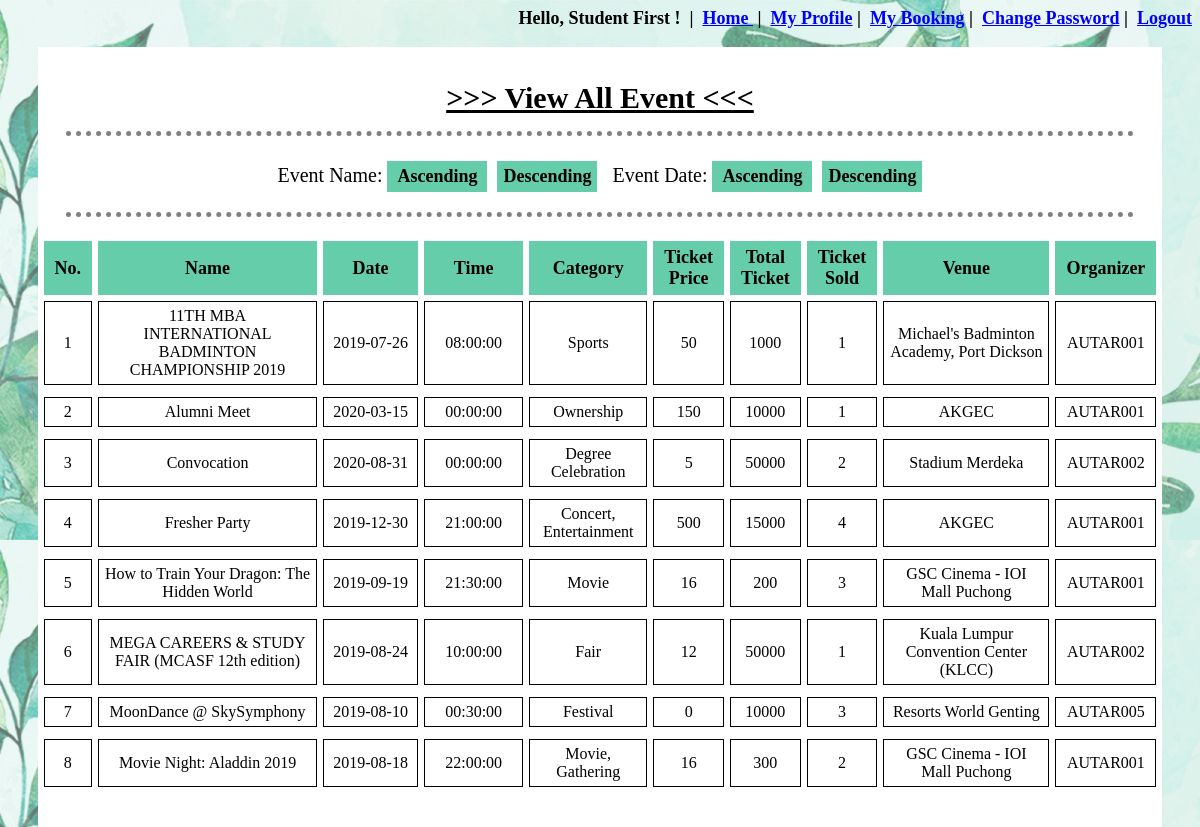
Screenshot of /event_manage_view.php (signed in) with the database file from the repository.
### tables this page shows
CREATE TABLE `event_details` (
  `EventID` int(10) NOT NULL,
  `EventName` varchar(100) NOT NULL,
  `EventDate` date NOT NULL,
  `EventTime` time NOT NULL,
  `EventCategory` varchar(100) NOT NULL,
  `EventDescription` text NOT NULL,
  `EventTicketPrice` double NOT NULL,
  `EventTicketTotal` int(11) NOT NULL,
  `EventTicketSold` int(11) NOT NULL,
  `VenueID` int(10) NOT NULL,
  `UserID` varchar(10) NOT NULL
);

CREATE TABLE `venue_details` (
  `VenueID` int(11) NOT NULL,
  `VenueName` varchar(80) NOT NULL,
  `VenueInfo` varchar(100) NOT NULL
);

### event_manage_view.php (the view, shortened to what this page needs)
<?php
	include "database/connect.php";
	include 'session.php';
?>
<!DOCTYPE html>
<html>
<head>
</head>
<body background="image\bg.png">
	<div id="view" align="center">
		<br>
		<p><span style="text-decoration: underline;font-weight: 900;font-size: 30px"> >>> View All Event <<< </span></p>
		<hr>
		<form action="event_manage_view.php" method="POST" style="font-size: 20px;">
			Event Name:
			<input type="submit" name="name_asc" value="Ascending">&nbsp;
			<input type="submit" name="name_desc" value="Descending">
			&nbsp;&nbsp;Event Date:
			<input type="submit" name="date_asc" value="Ascending">&nbsp;
			<input type="submit" name="date_desc" value="Descending">
		</form>
		<hr>
		<table align="center" cellpadding="20px" cellspacing="6px">
			<tr>
				<th width="4%">No.</th>
				<th width="25%">Name</th>
				<th width="11%">Date</th>
				<th width="11%">Time</th>
				<th width="12%">Category</th>
				<th width="4%">Ticket Price</th>
				<th width="4%">Total Ticket</th>
				<th width="4%">Ticket Sold</th>
				<th width="20%">Venue</th>
				<th width="5%">Organizer</th>
			</tr>
			<?php
				if (isset($_POST['name_asc'])) {
					$count=0;
					$conn = mysqli_connect($servername, $username, $password, $dbname);
					$read_event = "SELECT * FROM event_details INNER JOIN venue_details ON event_details.VenueID = venue_details.VenueID ORDER BY EventName ASC";
					$result_read_event = mysqli_query($conn, $read_event);
					if(mysqli_num_rows($result_read_event)>0){
						while($row = mysqli_fetch_array($result_read_event, MYSQLI_ASSOC)){
							$count=$count+1;
							echo "<tr>";
							echo "<td style='text-align:center'>".$count."</td>";
							echo "<td>".$row['EventName']."</td>";
							echo "<td>".$row['EventDate']."</td>";
							echo "<td>".$row['EventTime']."</td>";
							echo "<td>".$row['EventCategory']."</td>";
							echo "<td>".$row['EventTicketPrice']."</td>";
							echo "<td>".$row['EventTicketTotal']."</td>";
							echo "<td>".$row['EventTicketSold']."</td>";
							echo "<td>".$row['VenueName']."</td>";
							echo "<td>".$row['UserID']."</td>";
							echo "<tr>";
						}
					}
				}
				else{
					$count=0;
					$conn = mysqli_connect($servername, $username, $password, $dbname);
					$read_event = "SELECT * FROM event_details INNER JOIN venue_details ON event_details.VenueID = venue_details.VenueID ORDER BY EventName ASC";
					$result_read_event = mysqli_query($conn, $read_event);
					if(mysqli_num_rows($result_read_event)>0){
						while($row = mysqli_fetch_array($result_read_event, MYSQLI_ASSOC)){
							$count=$count+1;
							echo "<tr>";
							echo "<td style='text-align:center'>".$count."</td>";
							echo "<td>".$row['EventName']."</td>";
							echo "<td>".$row['EventDate']."</td>";
							echo "<td>".$row['EventTime']."</td>";
							echo "<td>".$row['EventCategory']."</td>";
							echo "<td>".$row['EventTicketPrice']."</td>";
							echo "<td>".$row['EventTicketTotal']."</td>";
							echo "<td>".$row['EventTicketSold']."</td>";
							echo "<td>".$row['VenueName']."</td>";
							echo "<td>".$row['UserID']."</td>";
							echo "<tr>";
						}
					}
				}
			?>
		</table>
	</div>
</body>
</html>

### event_manage_view.php (style rules this page uses)
form { margin-left: 60px; margin-top: 15px; margin-right: 60px; }
table { max-width: 1200px; margin-bottom:50px; margin-left:auto; margin-right:auto; background-color: white; text-align:center; }
th { background-color: #66CDAA; border:1px solid #66CDAA; font-size: 18px; text-align: center; padding: 5px 10px; }
td { border:1px solid black; font-size: 16px; font-family: Times New Roman; padding: 5px 5px; }
input[type=submit] { padding: 5px; color: black; border: none; background-color: #66CDAA; font-weight: 700; font-family: Times New Roman; font-size: 18px; text-align: center; width: 100px; }
div { margin: auto; padding-bottom: 20px; min-width: 70%; max-width: 95%; background-color: white; }
hr { border-top: 5px dotted grey; border-bottom: none; border-left: none; border-right: none; width: 95%; padding-top: 10px }

### rows the page displays
event_details: EventName "11TH MBA INTERNATIONAL BADMINTON CHAMPIONSHIP 2019", EventDate "2019-07-26", EventTime "08:00:00", EventCategory "Sports", EventTicketPrice "50", EventTicketTotal "1000", EventTicketSold "1", VenueID.VenueName "Michael's Badminton Academy, Port Dickson", UserID "AUTAR001"
event_details: EventName "Alumni Meet", EventDate "2020-03-15", EventTime "00:00:00", EventCategory "Ownership", EventTicketPrice "150", EventTicketTotal "10000", EventTicketSold "1", VenueID.VenueName "AKGEC", UserID "AUTAR001"
event_details: EventName "Convocation", EventDate "2020-08-31", EventTime "00:00:00", EventCategory "Degree Celebration", EventTicketPrice "5", EventTicketTotal "50000", EventTicketSold "2", VenueID.VenueName "Stadium Merdeka", UserID "AUTAR002"
event_details: EventName "Fresher Party", EventDate "2019-12-30", EventTime "21:00:00", EventCategory "Concert, Entertainment", EventTicketPrice "500", EventTicketTotal "15000", EventTicketSold "4", VenueID.VenueName "AKGEC", UserID "AUTAR001"
event_details: EventName "How to Train Your Dragon: The Hidden World", EventDate "2019-09-19", EventTime "21:30:00", EventCategory "Movie", EventTicketPrice "16", EventTicketTotal "200", EventTicketSold "3", VenueID.VenueName "GSC Cinema - IOI Mall Puchong", UserID "AUTAR001"
event_details: EventName "MEGA CAREERS & STUDY FAIR (MCASF 12th edition)", EventDate "2019-08-24", EventTime "10:00:00", EventCategory "Fair", EventTicketPrice "12", EventTicketTotal "50000", EventTicketSold "1", VenueID.VenueName "Kuala Lumpur Convention Center (KLCC)", UserID "AUTAR002"
event_details: EventName "MoonDance @ SkySymphony", EventDate "2019-08-10", EventTime "00:30:00", EventCategory "Festival", EventTicketPrice "0", EventTicketTotal "10000", EventTicketSold "3", VenueID.VenueName "Resorts World Genting", UserID "AUTAR005"
event_details: EventName "Movie Night: Aladdin 2019", EventDate "2019-08-18", EventTime "22:00:00", EventCategory "Movie, Gathering", EventTicketPrice "16", EventTicketTotal "300", EventTicketSold "2", VenueID.VenueName "GSC Cinema - IOI Mall Puchong", UserID "AUTAR001"

### other values shown
$_SESSION['UserFullName'] "Student First"
